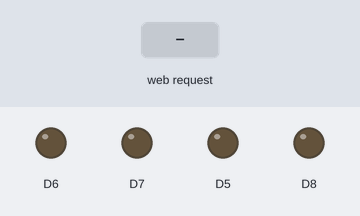
Simulated run of this sketch. Board: ESP8266 (NodeMCU). Parts: output pins drawn as LEDs (lit = HIGH). Inputs (shaded band) come from the test bench. WiFi joins after 1.5 s; servers stay silent unless stated; what the sketch prints to the serial monitor is not drawn.

Above: at 2.7 s.
2.8 s: HTTP request GET /switch_01 received
At 4.0 s:
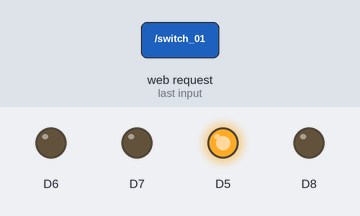
4.3 s: HTTP request GET /switch_02 received
At 5.3 s:
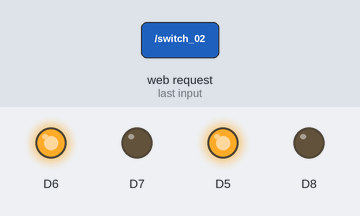
5.8 s: HTTP request GET /switch_01 received
At 6.4 s:
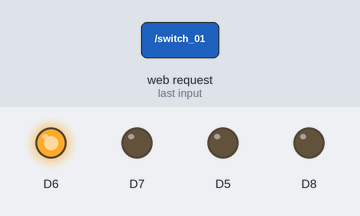
Timing chart, 0 to 8.8 s (numbered marks = the images above; inputs shaded):
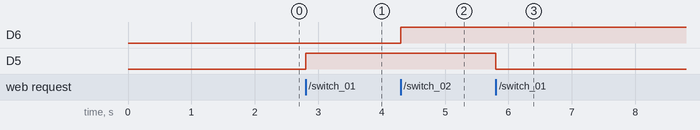

The sketch:

My_Room.ino
```cpp
#include <ESP8266WiFi.h>
#include <ESP8266WebServer.h>

//Our Wi-Fi ssdid and password
char* ssid = "abcde";
char* password = "123456788";
String switch_01 = "OFF";
String switch_02 = "OFF";


ESP8266WebServer server; //server variable

void setup() {
  initializePin(); //call function

  //Making Connection With netword
  WiFi.begin(ssid, password);

  Serial.begin(115200);
  Serial.print("Searching Connection");
  while (WiFi.status() != WL_CONNECTED) {
    Serial.print(".");
    delay(500);
  }

  Serial.println("");
  Serial.print("IP Address: ");
  Serial.print(WiFi.localIP());

  serverSection();
}

void loop() {
  // put your main code here, to run repeatedly:
  server.handleClient();
}

void initializePin(){

  pinMode(D5, OUTPUT);
  pinMode(D6, OUTPUT);
  pinMode(D7, OUTPUT);
  pinMode(D8, OUTPUT);

  digitalWrite(D5, LOW);
  digitalWrite(D6, LOW);
  digitalWrite(D7, LOW);
  digitalWrite(D8, LOW);
}

void serverSection(){
  server.on("/", []() {
    server.send(200, "text/html", "<!DOCTYPE html><html><meta charset='UTF-8'><head></head><body><h2>Ducseul's smart home</h2><h3><a href='/switch_01'>Cong tac 1</a></h3><br><h3><a href='/switch_02'>Cong tac 2</a></h3><br></body></html>");
  });

  server.on("/switch_01", switch_01_state);
  server.on("/switch_02", switch_02_state);

  server.on("/status", all_state);

  server.begin();
}

void switch_01_state(){
  if(switch_01 == "OFF"){
    switch_01 = "ON";
    digitalWrite(D5, HIGH);
    server.send(200, "text/html", switch_01 + "<script>history.go(-1);</script>");
  }else{
    switch_01 = "OFF";
    digitalWrite(D5, LOW);
    server.send(200, "text/html", switch_01 + "<script>history.go(-1);</script>");
  }
}

void switch_02_state(){
  if(switch_02 == "OFF"){
    switch_02 = "ON";
    digitalWrite(D6, HIGH);
    server.send(200, "text/html", switch_02 + "<script>history.go(-1);</script>");
  }else{
    switch_02 = "OFF";
    digitalWrite(D6, LOW);
    server.send(200, "text/html", switch_02 + "<script>history.go(-1);</script>");
  }
}

void all_state(){

  server.send(200, "text/html", "{'rl':'"+switch_01+"','ml':'"+switch_02+"'}");

}
```

Measured:
- after the input at 2.8 s, D5: LOW → HIGH at once
- after the input at 4.3 s, D6: LOW → HIGH at once
- after the input at 5.8 s, D5: HIGH → LOW at once
